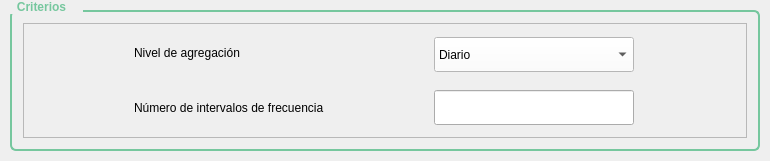
                        <widget class="QGroupBox" name="groupBox_Propiedades_45">
                         <property name="geometry">
                          <rect>
                           <x>50</x>
                           <y>130</y>
                           <width>770</width>
                           <height>161</height>
                          </rect>
                         </property>
                         <property name="sizePolicy">
                          <sizepolicy hsizetype="Minimum" vsizetype="Fixed">
                           <horstretch>0</horstretch>
                           <verstretch>0</verstretch>
                          </sizepolicy>
                         </property>
                         <property name="minimumSize">
                          <size>
                           <width>770</width>
                           <height>0</height>
                          </size>
                         </property>
                         <property name="maximumSize">
                          <size>
                           <width>700</width>
                           <height>16777215</height>
                          </size>
                         </property>
                         <property name="styleSheet">
                          <string notr="true">QGroupBox {
color: rgb(118, 199, 158);
font: bold; 
border: 2px solid;
font: 700 11pt &quot;Allerta&quot;;
border-color: rgb(118, 199, 158);
border-radius: 6px;
margin: 10px;

}

QGroupBox::title {
    subcontrol-origin: margin;
   	subcontrol-position: top left;
    padding: 0px 15px 0px 15px;
}
</string>
                         </property>
                         <property name="title">
                          <string>Criterios</string>
                         </property>
                         <property name="alignment">
                          <set>Qt::AlignCenter</set>
                         </property>
                         <layout class="QVBoxLayout" name="verticalLayout_44">
                          <item>
                           <widget class="QFrame" name="row_73">
                            <property name="styleSheet">
                             <string notr="true"/>
                            </property>
                            <property name="frameShape">
                             <enum>QFrame::StyledPanel</enum>
                            </property>
                            <property name="frameShadow">
                             <enum>QFrame::Raised</enum>
                            </property>
                            <layout class="QVBoxLayout" name="verticalLayout_93">
                             <property name="spacing">
                              <number>0</number>
                             </property>
                             <property name="leftMargin">
                              <number>0</number>
                             </property>
                             <property name="topMargin">
                              <number>0</number>
                             </property>
                             <property name="rightMargin">
                              <number>0</number>
                             </property>
                             <property name="bottomMargin">
                              <number>0</number>
                             </property>
                             <item>
                              <layout class="QGridLayout" name="gridLayout_143" columnstretch="0,0">
                               <property name="sizeConstraint">
                                <enum>QLayout::SetNoConstraint</enum>
                               </property>
                               <property name="leftMargin">
                                <number>20</number>
                               </property>
                               <property name="topMargin">
                                <number>5</number>
                               </property>
                               <property name="rightMargin">
                                <number>20</number>
                               </property>
                               <property name="bottomMargin">
                                <number>5</number>
                               </property>
                               <property name="spacing">
                                <number>20</number>
                               </property>
                               <item row="1" column="0">
                                <widget class="QLabel" name="CantarranaBtnLbl_2">
                                 <property name="sizePolicy">
                                  <sizepolicy hsizetype="Fixed" vsizetype="Preferred">
                                   <horstretch>0</horstretch>
                                   <verstretch>0</verstretch>
                                  </sizepolicy>
                                 </property>
                                 <property name="styleSheet">
                                  <string notr="true">font: 650 12pt &quot;Allerta&quot;;</string>
                                 </property>
                                 <property name="lineWidth">
                                  <number>1</number>
                                 </property>
                                 <property name="text">
                                  <string>Número de intervalos de frecuencia</string>
                                 </property>
                                 <property name="alignment">
                                  <set>Qt::AlignLeading|Qt::AlignLeft|Qt::AlignVCenter</set>
                                 </property>
                                </widget>
                               </item>
                               <item row="0" column="0">
                                <widget class="QLabel" name="CantarranaBtnLbl">
                                 <property name="sizePolicy">
                                  <sizepolicy hsizetype="Fixed" vsizetype="Preferred">
                                   <horstretch>0</horstretch>
                                   <verstretch>0</verstretch>
                                  </sizepolicy>
                                 </property>
                                 <property name="styleSheet">
                                  <string notr="true">font: 650 12pt &quot;Allerta&quot;;</string>
                                 </property>
                                 <property name="lineWidth">
                                  <number>1</number>
                                 </property>
                                 <property name="text">
                                  <string>Nivel de agregación</string>
                                 </property>
                                 <property name="alignment">
                                  <set>Qt::AlignLeading|Qt::AlignLeft|Qt::AlignVCenter</set>
                                 </property>
                                </widget>
                               </item>
                               <item row="1" column="1">
                                <widget class="QLineEdit" name="CantarranaComboBoxIntervalo">
                                 <property name="sizePolicy">
                                  <sizepolicy hsizetype="Expanding" vsizetype="Expanding">
                                   <horstretch>0</horstretch>
                                   <verstretch>0</verstretch>
                                  </sizepolicy>
                                 </property>
                                 <property name="minimumSize">
                                  <size>
                                   <width>110</width>
                                   <height>35</height>
                                  </size>
                                 </property>
                                 <property name="maximumSize">
                                  <size>
                                   <width>200</width>
                                   <height>35</height>
                                  </size>
                                 </property>
                                 <property name="toolTip">
                                  <string notr="true"/>
                                 </property>
                                 <property name="whatsThis">
                                  <string/>
                                 </property>
                                 <property name="styleSheet">
                                  <string notr="true">border-color: rgb(211, 212, 216);
font: 650 11pt &quot;Allerta&quot;;
</string>
                                 </property>
                                 <property name="text">
                                  <string/>
                                 </property>
                                 <property name="alignment">
                                  <set>Qt::AlignCenter</set>
                                 </property>
                                 <property name="placeholderText">
                                  <string/>
                                 </property>
                                </widget>
                               </item>
                               <item row="0" column="1">
                                <widget class="QComboBox" name="CantarranaComboBoxNivel">
                                 <property name="enabled">
                                  <bool>true</bool>
                                 </property>
                                 <property name="sizePolicy">
                                  <sizepolicy hsizetype="Minimum" vsizetype="Fixed">
                                   <horstretch>0</horstretch>
                                   <verstretch>0</verstretch>
                                  </sizepolicy>
                                 </property>
                                 <property name="minimumSize">
                                  <size>
                                   <width>200</width>
                                   <height>35</height>
                                  </size>
                                 </property>
                                 <property name="maximumSize">
                                  <size>
                                   <width>150</width>
                                   <height>30</height>
                                  </size>
                                 </property>
                                 <property name="layoutDirection">
                                  <enum>Qt::LeftToRight</enum>
                                 </property>
                                 <property name="styleSheet">
                                  <string notr="true">border-color: rgb(211, 212, 216);
background-color: rgb(255, 255, 255);</string>
                                 </property>
                                 <property name="editable">
                                  <bool>false</bool>
                                 </property>
                                 <property name="currentText">
                                  <string>Diario</string>
                                 </property>
                                 <property name="insertPolicy">
                                  <enum>QComboBox::InsertAtCurrent</enum>
                                 </property>
                                 <property name="sizeAdjustPolicy">
                                  <enum>QComboBox::AdjustToContents</enum>
                                 </property>
                                 <item>
                                  <property name="text">
                                   <string>Diario</string>
                                  </property>
                                 </item>
                                 <item>
                                  <property name="text">
                                   <string>Semanal</string>
                                  </property>
                                 </item>
                                 <item>
                                  <property name="text">
                                   <string>Decadal</string>
                                  </property>
                                 </item>
                                 <item>
                                  <property name="text">
                                   <string>Quincenal</string>
                                  </property>
                                 </item>
                                 <item>
                                  <property name="text">
                                   <string>Mensual</string>
                                  </property>
                                 </item>
                                </widget>
                               </item>
                              </layout>
                             </item>
                            </layout>
                           </widget>
                          </item>
                         </layout>
                        </widget>
